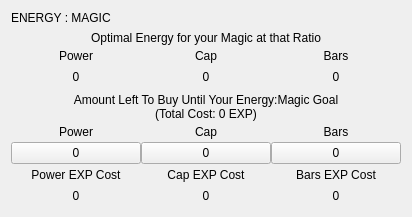
           <widget class="QWidget" name="em" native="true">
            <layout class="QVBoxLayout" name="verticalLayout_14">
             <item>
              <widget class="QLabel" name="Title_10">
               <property name="text">
                <string>ENERGY : MAGIC</string>
               </property>
               <property name="type_of_header" stdset="0">
                <string>misc</string>
               </property>
              </widget>
             </item>
             <item>
              <layout class="QVBoxLayout" name="em_optimal_energy_at_that_ratio">
               <property name="spacing">
                <number>0</number>
               </property>
               <item>
                <widget class="QLabel" name="header_34">
                 <property name="text">
                  <string>Optimal Energy for your Magic at that Ratio</string>
                 </property>
                 <property name="alignment">
                  <set>Qt::AlignmentFlag::AlignCenter</set>
                 </property>
                 <property name="type_of_header" stdset="0">
                  <string>1</string>
                 </property>
                </widget>
               </item>
               <item>
                <layout class="QGridLayout" name="gridLayout_45">
                 <item row="1" column="0">
                  <widget class="QLabel" name="em_optimal_energy_for_magic_power">
                   <property name="minimumSize">
                    <size>
                     <width>130</width>
                     <height>21</height>
                    </size>
                   </property>
                   <property name="text">
                    <string>0</string>
                   </property>
                   <property name="alignment">
                    <set>Qt::AlignmentFlag::AlignCenter</set>
                   </property>
                   <property name="type_of_header" stdset="0">
                    <string>3</string>
                   </property>
                  </widget>
                 </item>
                 <item row="1" column="2">
                  <widget class="QLabel" name="em_optimal_energy_for_magic_bar">
                   <property name="minimumSize">
                    <size>
                     <width>130</width>
                     <height>21</height>
                    </size>
                   </property>
                   <property name="text">
                    <string>0</string>
                   </property>
                   <property name="alignment">
                    <set>Qt::AlignmentFlag::AlignCenter</set>
                   </property>
                   <property name="type_of_header" stdset="0">
                    <string>3</string>
                   </property>
                  </widget>
                 </item>
                 <item row="1" column="1">
                  <widget class="QLabel" name="em_optimal_energy_for_magic_cap">
                   <property name="minimumSize">
                    <size>
                     <width>130</width>
                     <height>21</height>
                    </size>
                   </property>
                   <property name="text">
                    <string>0</string>
                   </property>
                   <property name="alignment">
                    <set>Qt::AlignmentFlag::AlignCenter</set>
                   </property>
                   <property name="type_of_header" stdset="0">
                    <string>3</string>
                   </property>
                  </widget>
                 </item>
                 <item row="0" column="2">
                  <widget class="QLabel" name="label_156">
                   <property name="minimumSize">
                    <size>
                     <width>130</width>
                     <height>21</height>
                    </size>
                   </property>
                   <property name="text">
                    <string>Bars</string>
                   </property>
                   <property name="alignment">
                    <set>Qt::AlignmentFlag::AlignCenter</set>
                   </property>
                   <property name="type_of_header" stdset="0">
                    <string>2</string>
                   </property>
                  </widget>
                 </item>
                 <item row="0" column="0">
                  <widget class="QLabel" name="label_157">
                   <property name="minimumSize">
                    <size>
                     <width>130</width>
                     <height>21</height>
                    </size>
                   </property>
                   <property name="text">
                    <string>Power</string>
                   </property>
                   <property name="alignment">
                    <set>Qt::AlignmentFlag::AlignCenter</set>
                   </property>
                   <property name="type_of_header" stdset="0">
                    <string>2</string>
                   </property>
                  </widget>
                 </item>
                 <item row="0" column="1">
                  <widget class="QLabel" name="label_158">
                   <property name="minimumSize">
                    <size>
                     <width>130</width>
                     <height>21</height>
                    </size>
                   </property>
                   <property name="text">
                    <string>Cap</string>
                   </property>
                   <property name="alignment">
                    <set>Qt::AlignmentFlag::AlignCenter</set>
                   </property>
                   <property name="type_of_header" stdset="0">
                    <string>2</string>
                   </property>
                  </widget>
                 </item>
                </layout>
               </item>
              </layout>
             </item>
             <item>
              <layout class="QVBoxLayout" name="layout_em_amount_left_to_buy">
               <property name="spacing">
                <number>0</number>
               </property>
               <item>
                <widget class="QLabel" name="name_em_amount_left_to_buy">
                 <property name="text">
                  <string>Amount Left To Buy Until Your Energy:Magic Goal
(Total Cost: 0 EXP)</string>
                 </property>
                 <property name="alignment">
                  <set>Qt::AlignmentFlag::AlignCenter</set>
                 </property>
                 <property name="type_of_header" stdset="0">
                  <string>1</string>
                 </property>
                </widget>
               </item>
               <item>
                <layout class="QGridLayout" name="gridLayout_46">
                 <item row="2" column="0">
                  <widget class="QLabel" name="label_159">
                   <property name="minimumSize">
                    <size>
                     <width>130</width>
                     <height>21</height>
                    </size>
                   </property>
                   <property name="text">
                    <string>Power EXP Cost</string>
                   </property>
                   <property name="alignment">
                    <set>Qt::AlignmentFlag::AlignCenter</set>
                   </property>
                   <property name="type_of_header" stdset="0">
                    <string>2</string>
                   </property>
                  </widget>
                 </item>
                 <item row="3" column="1">
                  <widget class="QLabel" name="em_exp_cost_cap">
                   <property name="minimumSize">
                    <size>
                     <width>130</width>
                     <height>21</height>
                    </size>
                   </property>
                   <property name="text">
                    <string>0</string>
                   </property>
                   <property name="alignment">
                    <set>Qt::AlignmentFlag::AlignCenter</set>
                   </property>
                   <property name="type_of_header" stdset="0">
                    <string>3</string>
                   </property>
                  </widget>
                 </item>
                 <item row="3" column="0">
                  <widget class="QLabel" name="em_exp_cost_power">
                   <property name="minimumSize">
                    <size>
                     <width>130</width>
                     <height>21</height>
                    </size>
                   </property>
                   <property name="text">
                    <string>0</string>
                   </property>
                   <property name="alignment">
                    <set>Qt::AlignmentFlag::AlignCenter</set>
                   </property>
                   <property name="type_of_header" stdset="0">
                    <string>3</string>
                   </property>
                  </widget>
                 </item>
                 <item row="0" column="0">
                  <widget class="QLabel" name="label_160">
                   <property name="minimumSize">
                    <size>
                     <width>130</width>
                     <height>21</height>
                    </size>
                   </property>
                   <property name="text">
                    <string>Power</string>
                   </property>
                   <property name="alignment">
                    <set>Qt::AlignmentFlag::AlignCenter</set>
                   </property>
                   <property name="type_of_header" stdset="0">
                    <string>2</string>
                   </property>
                  </widget>
                 </item>
                 <item row="2" column="1">
                  <widget class="QLabel" name="label_161">
                   <property name="minimumSize">
                    <size>
                     <width>130</width>
                     <height>21</height>
                    </size>
                   </property>
                   <property name="text">
                    <string>Cap EXP Cost</string>
                   </property>
                   <property name="alignment">
                    <set>Qt::AlignmentFlag::AlignCenter</set>
                   </property>
                   <property name="type_of_header" stdset="0">
                    <string>2</string>
                   </property>
                  </widget>
                 </item>
                 <item row="0" column="1">
                  <widget class="QLabel" name="label_162">
                   <property name="minimumSize">
                    <size>
                     <width>130</width>
                     <height>21</height>
                    </size>
                   </property>
                   <property name="text">
                    <string>Cap</string>
                   </property>
                   <property name="alignment">
                    <set>Qt::AlignmentFlag::AlignCenter</set>
                   </property>
                   <property name="type_of_header" stdset="0">
                    <string>2</string>
                   </property>
                  </widget>
                 </item>
                 <item row="0" column="2">
                  <widget class="QLabel" name="label_163">
                   <property name="minimumSize">
                    <size>
                     <width>130</width>
                     <height>21</height>
                    </size>
                   </property>
                   <property name="text">
                    <string>Bars</string>
                   </property>
                   <property name="alignment">
                    <set>Qt::AlignmentFlag::AlignCenter</set>
                   </property>
                   <property name="type_of_header" stdset="0">
                    <string>2</string>
                   </property>
                  </widget>
                 </item>
                 <item row="2" column="2">
                  <widget class="QLabel" name="label_164">
                   <property name="minimumSize">
                    <size>
                     <width>130</width>
                     <height>21</height>
                    </size>
                   </property>
                   <property name="text">
                    <string>Bars EXP Cost</string>
                   </property>
                   <property name="alignment">
                    <set>Qt::AlignmentFlag::AlignCenter</set>
                   </property>
                   <property name="type_of_header" stdset="0">
                    <string>2</string>
                   </property>
                  </widget>
                 </item>
                 <item row="3" column="2">
                  <widget class="QLabel" name="em_exp_cost_bar">
                   <property name="minimumSize">
                    <size>
                     <width>130</width>
                     <height>21</height>
                    </size>
                   </property>
                   <property name="text">
                    <string>0</string>
                   </property>
                   <property name="alignment">
                    <set>Qt::AlignmentFlag::AlignCenter</set>
                   </property>
                   <property name="type_of_header" stdset="0">
                    <string>3</string>
                   </property>
                  </widget>
                 </item>
                 <item row="1" column="2">
                  <widget class="QPushButton" name="em_amount_left_to_buy_bar">
                   <property name="minimumSize">
                    <size>
                     <width>21</width>
                     <height>21</height>
                    </size>
                   </property>
                   <property name="layoutDirection">
                    <enum>Qt::LayoutDirection::RightToLeft</enum>
                   </property>
                   <property name="text">
                    <string>0</string>
                   </property>
                   <property name="icon">
                    <iconset resource="../resources/resources_qt.qrc">
                     <normaloff>:/icons/icons/copy_icon.png</normaloff>:/icons/icons/copy_icon.png</iconset>
                   </property>
                  </widget>
                 </item>
                 <item row="1" column="1">
                  <widget class="QPushButton" name="em_amount_left_to_buy_cap">
                   <property name="minimumSize">
                    <size>
                     <width>21</width>
                     <height>21</height>
                    </size>
                   </property>
                   <property name="layoutDirection">
                    <enum>Qt::LayoutDirection::RightToLeft</enum>
                   </property>
                   <property name="text">
                    <string>0</string>
                   </property>
                   <property name="icon">
                    <iconset resource="../resources/resources_qt.qrc">
                     <normaloff>:/icons/icons/copy_icon.png</normaloff>:/icons/icons/copy_icon.png</iconset>
                   </property>
                  </widget>
                 </item>
                 <item row="1" column="0">
                  <widget class="QPushButton" name="em_amount_left_to_buy_power">
                   <property name="minimumSize">
                    <size>
                     <width>21</width>
                     <height>21</height>
                    </size>
                   </property>
                   <property name="layoutDirection">
                    <enum>Qt::LayoutDirection::RightToLeft</enum>
                   </property>
                   <property name="text">
                    <string>0</string>
                   </property>
                   <property name="icon">
                    <iconset resource="../resources/resources_qt.qrc">
                     <normaloff>:/icons/icons/copy_icon.png</normaloff>:/icons/icons/copy_icon.png</iconset>
                   </property>
                  </widget>
                 </item>
                </layout>
               </item>
              </layout>
             </item>
            </layout>
           </widget>
